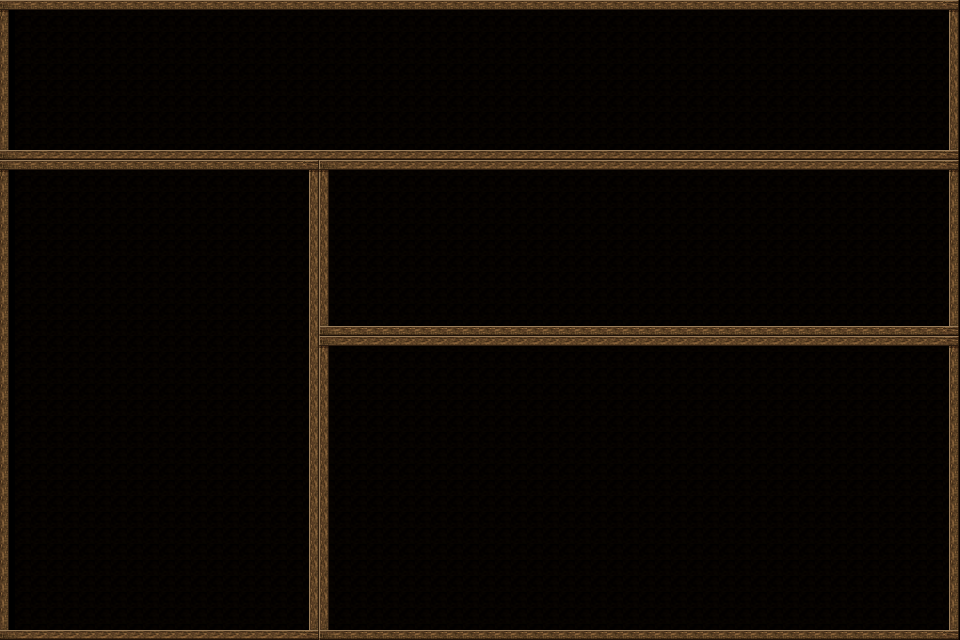

Tiled map render using the project's own tile images. Description and the map definition, with tile-layer contents summarised, below:
An orthogonal 60x40 tile map with 16x16 px tiles, 2 tile layers (behind, bront).

<map version="1.0" orientation="orthogonal" width="60" height="40" tilewidth="16" tileheight="16">
 <tileset firstgid="1" name="Window_c_00" tilewidth="16" tileheight="16">
  <tileoffset x="-1" y="0" />
  <image source="Window_c_00.png" width="128" height="128" />
 </tileset>
 <layer name="behind" width="60" height="40">
  <data>[2400 cells, 2400 non-empty, 1 distinct tile ids]</data>
 </layer>
 <layer name="bront" width="60" height="40">
  <data>[2400 cells, 444 non-empty, 12 distinct tile ids]</data>
 </layer>
</map>
